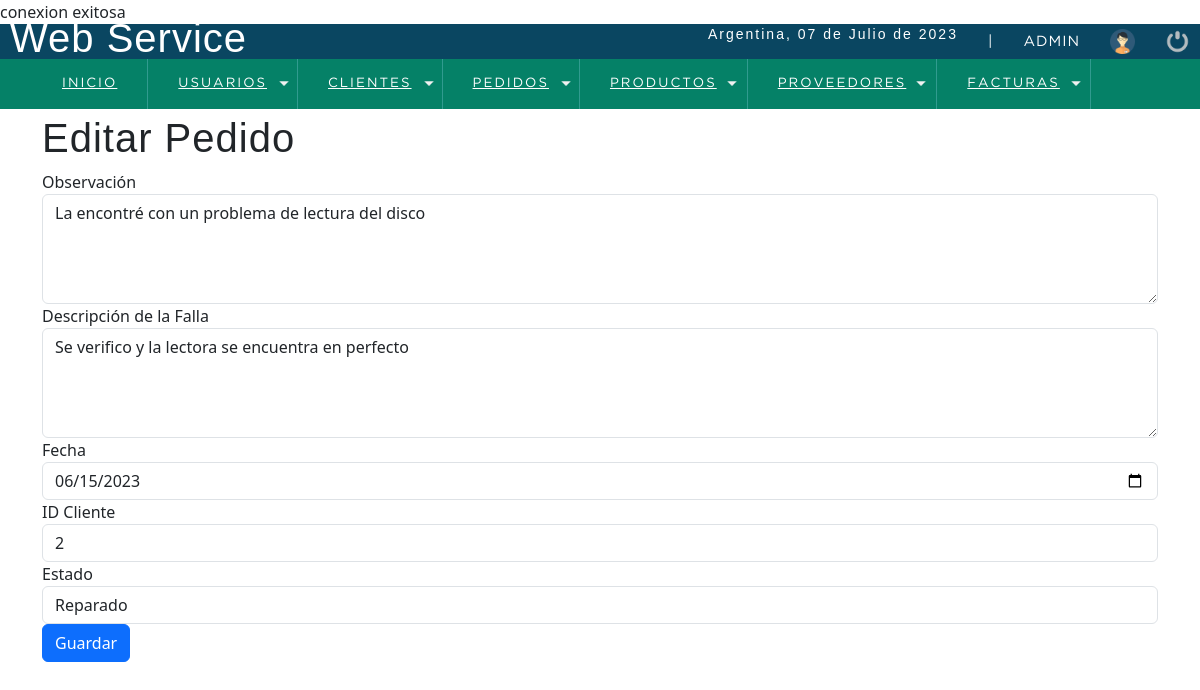
Page /sistema/editarPedido.php?id=10 (signed in) on the committed database.
### tables this page shows
CREATE TABLE `pedido` (
  `id_pedido` int(11) NOT NULL,
  `observacion` varchar(50) DEFAULT NULL,
  `desc_falla` varchar(50) DEFAULT NULL,
  `fecha` date DEFAULT NULL,
  `id_cliente` int(11) DEFAULT NULL,
  `estado` varchar(15) DEFAULT NULL,
  `id_administrador` int(11) NOT NULL
);

### sistema/editarPedido.php (the view, shortened to what this page needs)
<?php
include "../conexion.php";
$idPedido = $_GET['id'];
$queryPedido = "SELECT * FROM Pedido WHERE id_pedido = $idPedido";
$resultadoPedido = mysqli_query($conexion, $queryPedido);
$pedido = mysqli_fetch_assoc($resultadoPedido);
?>
<!DOCTYPE html>
<html lang="en">
<head>
    <?php include "includes/scripts.php"; ?>
</head>
<body>
    <?php include "includes/header.php"; ?>
    <section id="container">
        <div class="container">
            <h1>Editar Pedido</h1>
            <form action="" method="POST">
                <div class="form-group">
                    <label for="observacion">Observación</label>
                    <textarea name="observacion" id="observacion" class="form-control" rows="4" required><?php echo $pedido['observacion']; ?></textarea>
                </div>
                <div class="form-group">
                    <label for="desc_falla">Descripción de la Falla</label>
                    <textarea name="desc_falla" id="desc_falla" class="form-control" rows="4" required><?php echo $pedido['desc_falla']; ?></textarea>
                </div>
                <div class="form-group">
                    <label for="fecha">Fecha</label>
                    <input type="date" name="fecha" id="fecha" class="form-control" value="<?php echo $pedido['fecha']; ?>" required>
                </div>
                <div class="form-group">
                    <label for="id_cliente">ID Cliente</label>
                    <input type="text" name="id_cliente" id="id_cliente" class="form-control" value="<?php echo $pedido['id_cliente']; ?>" required>
                </div>
                <div class="form-group">
                    <label for="estado">Estado</label>
                    <select name="estado" id="estado" class="form-control" required>
                        <option value="reparado" <?php if ($pedido['estado'] == 'reparado') echo 'selected'; ?>>Reparado</option>
                    </select>
                </div>
                <button type="submit" class="btn btn-primary">Guardar</button>
            </form>
        </div>
    </section>
</body>
</html>

### sistema/css/style.css (style rules this page uses)
* { margin: 0; padding: 0; box-sizing: border-box; }
body { background: #ededed; }
h1, h2, h3, h4, h5, h6 { font-family: 'arial'; font-weight: bold; letter-spacing: 1px; }
h1 { font-size: 26px; }
#container { padding: 90px 15px 15px; }

### rows in the picture
pedido: observacion "La encontré con un problema de lectura del disco", desc_falla "Se verifico y la lectora se encuentra en perfecto", fecha "06/15/2023", id_cliente "2", estado "Reparado"

### other values in the picture
fechaC() "07 de Julio de 2023"
$_SESSION['user'] "ADMIN"
